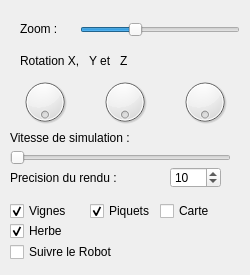
<?xml version="1.0" encoding="UTF-8"?>
<ui version="4.0">
 <class>Controler</class>
 <widget class="QWidget" name="Controler">
  <property name="geometry">
   <rect>
    <x>0</x>
    <y>0</y>
    <width>250</width>
    <height>275</height>
   </rect>
  </property>
  <property name="minimumSize">
   <size>
    <width>250</width>
    <height>275</height>
   </size>
  </property>
  <property name="windowTitle">
   <string>Form</string>
  </property>
  <widget class="QLabel" name="label_8">
   <property name="geometry">
    <rect>
     <x>20</x>
     <y>50</y>
     <width>141</width>
     <height>21</height>
    </rect>
   </property>
   <property name="text">
    <string>Rotation X,   Y et   Z</string>
   </property>
  </widget>
  <widget class="QDial" name="controlZ">
   <property name="geometry">
    <rect>
     <x>180</x>
     <y>70</y>
     <width>50</width>
     <height>64</height>
    </rect>
   </property>
   <property name="maximum">
    <number>360</number>
   </property>
   <property name="wrapping">
    <bool>true</bool>
   </property>
  </widget>
  <widget class="QDial" name="controlX">
   <property name="geometry">
    <rect>
     <x>20</x>
     <y>70</y>
     <width>50</width>
     <height>64</height>
    </rect>
   </property>
   <property name="maximum">
    <number>360</number>
   </property>
   <property name="wrapping">
    <bool>true</bool>
   </property>
  </widget>
  <widget class="QDial" name="controlY">
   <property name="geometry">
    <rect>
     <x>100</x>
     <y>70</y>
     <width>50</width>
     <height>64</height>
    </rect>
   </property>
   <property name="maximum">
    <number>360</number>
   </property>
   <property name="wrapping">
    <bool>true</bool>
   </property>
  </widget>
  <widget class="QLabel" name="label_7">
   <property name="geometry">
    <rect>
     <x>20</x>
     <y>20</y>
     <width>58</width>
     <height>18</height>
    </rect>
   </property>
   <property name="text">
    <string>Zoom :</string>
   </property>
  </widget>
  <widget class="QSlider" name="controlZoom">
   <property name="geometry">
    <rect>
     <x>80</x>
     <y>20</y>
     <width>160</width>
     <height>19</height>
    </rect>
   </property>
   <property name="minimum">
    <number>-500</number>
   </property>
   <property name="maximum">
    <number>1000</number>
   </property>
   <property name="orientation">
    <enum>Qt::Horizontal</enum>
   </property>
  </widget>
  <widget class="QSlider" name="horizontalSlider">
   <property name="geometry">
    <rect>
     <x>10</x>
     <y>150</y>
     <width>221</width>
     <height>16</height>
    </rect>
   </property>
   <property name="minimum">
    <number>1</number>
   </property>
   <property name="maximum">
    <number>1000</number>
   </property>
   <property name="orientation">
    <enum>Qt::Horizontal</enum>
   </property>
  </widget>
  <widget class="QLabel" name="label">
   <property name="geometry">
    <rect>
     <x>10</x>
     <y>130</y>
     <width>151</width>
     <height>16</height>
    </rect>
   </property>
   <property name="text">
    <string>Vitesse de simulation :</string>
   </property>
  </widget>
  <widget class="QLabel" name="label_2">
   <property name="geometry">
    <rect>
     <x>10</x>
     <y>170</y>
     <width>131</width>
     <height>16</height>
    </rect>
   </property>
   <property name="text">
    <string>Precision du rendu :</string>
   </property>
  </widget>
  <widget class="QSpinBox" name="spinBox">
   <property name="geometry">
    <rect>
     <x>170</x>
     <y>167</y>
     <width>51</width>
     <height>21</height>
    </rect>
   </property>
   <property name="minimum">
    <number>1</number>
   </property>
   <property name="maximum">
    <number>50</number>
   </property>
   <property name="value">
    <number>10</number>
   </property>
  </widget>
  <widget class="QCheckBox" name="boxVines">
   <property name="geometry">
    <rect>
     <x>10</x>
     <y>200</y>
     <width>91</width>
     <height>22</height>
    </rect>
   </property>
   <property name="text">
    <string>Vignes</string>
   </property>
   <property name="checked">
    <bool>true</bool>
   </property>
  </widget>
  <widget class="QCheckBox" name="boxStakes">
   <property name="geometry">
    <rect>
     <x>90</x>
     <y>200</y>
     <width>91</width>
     <height>22</height>
    </rect>
   </property>
   <property name="text">
    <string>Piquets</string>
   </property>
   <property name="checked">
    <bool>true</bool>
   </property>
  </widget>
  <widget class="QCheckBox" name="boxMap">
   <property name="geometry">
    <rect>
     <x>160</x>
     <y>200</y>
     <width>91</width>
     <height>22</height>
    </rect>
   </property>
   <property name="text">
    <string>Carte</string>
   </property>
   <property name="checked">
    <bool>false</bool>
   </property>
  </widget>
  <widget class="QCheckBox" name="boxGrass">
   <property name="geometry">
    <rect>
     <x>10</x>
     <y>220</y>
     <width>91</width>
     <height>22</height>
    </rect>
   </property>
   <property name="text">
    <string>Herbe</string>
   </property>
   <property name="checked">
    <bool>true</bool>
   </property>
  </widget>
  <widget class="QCheckBox" name="boxTrack">
   <property name="geometry">
    <rect>
     <x>10</x>
     <y>240</y>
     <width>121</width>
     <height>24</height>
    </rect>
   </property>
   <property name="text">
    <string>Suivre le Robot</string>
   </property>
  </widget>
 </widget>
 <resources/>
 <connections/>
</ui>
